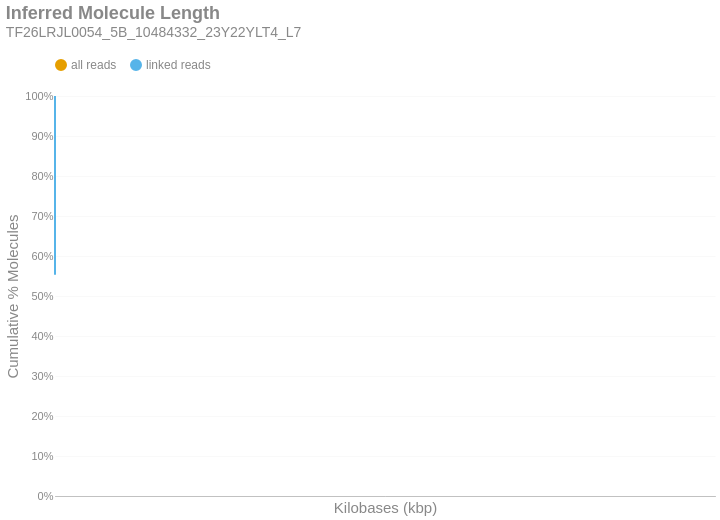

The code cell stored with this chart in its notebook:
### Markdown cell above
### Inferred Molecule Length
This is the cumulative frequency distribution of molecule lengths inferred from the first and last alignment positions along a contig for all alignments associated with a single linked-read barcode on a given contig.There are two distributions: one with `all` the alignments (yellow) and another with only `linked reads` (blue). The percent of molecules in the `linked reads` distribution is relative to the total number of linked molecules.

### Code cell
if SKIPLR:
    print_html(f"Skipped")
else:
    binned_df = consolidated_hist(valids['length_inferred']/1000, mask, 10, True)
    binned_df = binned_df.with_columns(
        pl.when(pl.col('bin').cast(pl.Utf8) == '0').then(pl.lit('1')).otherwise(pl.col('bin').cast(pl.Utf8)).alias('bin')
    )
    with SafeRender(binned_df):
        (
            density_plot(binned_df, 'Inferred Molecule Length', samplename, 'inferredlen')
            .transform_calculate(bin_kb='datum.bin / 1000')
            .encode(
                x=alt.X('bin_kb:Q', title="Kilobases (kbp)").scale(type='log', padding=0).axis(labelAngle=-40),
                y=alt.Y('value:Q', title='Cumulative % Molecules')
                    .axis(format='%')
                    .stack(False)
                    .scale(domainMin=0, domainMax=1,padding=0),
                color=alt.Color("key:N").scale(domain = ["all reads", "linked reads"]),
                tooltip = [
                    alt.Tooltip("key:N", title = "Data Type"),
                    alt.Tooltip("range_label:N", title="Kilobases"),
                    alt.Tooltip("value:Q", format = ".2%", title="% Molecules (Cum.)")
                ]
            )
        ).display()

### Figure 1 — Vega-Lite specification as saved in the notebook (floating-point values rounded to 4 significant figures)
{"width": "container", "height": 400, "config": {"title": {"anchor": "start", "dy": -15, "fontSize": 18, "color": "#888888", "subtitleColor": "#888888", "subtitleFontSize": 14}, "arc": {"fill": "#0072B2"}, "axis": {"domainColor": "#888888", "domainWidth": 0.5, "gridWidth": 0.2, "grid": false, "titleFontWeight": 400, "titleFontSize": 15, "labelFontSize": 11, "labelColor": "#888888", "tickColor": "#888888", "tickWidth": 0.2, "titleColor": "#888888"}, "axisBand": {"grid": false}, "axisX": {"grid": true, "tickSize": 10, "domainCap": "round"}, "axisY": {"domain": false, "grid": true, "tickSize": 0, "domainCap": "round"}, "background": "transparent", "header": {"labelFontSize": 15, "labelColor": "#888888", "titleFontSize": 15, "titleFontWeight": 600, "titleColor": "#888888"}, "legend": {"labelFont": "sans-serif", "labelFontSize": 12, "labelColor": "#888888", "symbolSize": 100, "symbolType": "circle", "titleFontSize": 12, "titlePadding": 10, "titleColor": "#888888", "title": null, "orient": "top"}, "range": {"category": ["#E69F00", "#56B4E9", "#009E73", "#F0E442", "#0072B2", "#D55E00", "#CC79A7", "#000000"], "diverging": ["#cfe8f3", "#a2d4ec", "#73bfe2", "#46abdb", "#1696d2", "#12719e"]}, "area": {"fill": "#0072B2", "fillOpacity": 0.7, "line": true, "strokeOpacity": 0.7}, "line": {"color": "#0072B2", "stroke": "#0072B2", "strokeWidth": 2}, "trail": {"color": "#0072B2", "stroke": "#0072B2", "strokeWidth": 0, "size": 1}, "point": {"filled": true, "fillOpacity": 1.0, "size": 95}, "text": {"color": "#888888", "fontSize": 11, "align": "right", "fontWeight": 400, "size": 11}, "bar": {"fill": "#0072B2", "stroke": null}, "view": {"stroke": null, "continuousWidth": 660, "continuousHeight": 400}}, "data": {"name": "data-d8216ff8727b049098210733ca59aa2e"}, "mark": {"type": "line", "interpolate": "monotone", "point": {"opacity": 0, "size": 275}}, "encoding": {"color": {"field": "key", "scale": {"domain": ["all reads", "linked reads"]}, "type": "nominal"}, "tooltip": [{"field": "key", "title": "Data Type", "type": "nominal"}, {"field": "range_label", "title": "Kilobases", "type": "nominal"}, {"field": "value", "format": ".2%", "title": "% Molecules (Cum.)", "type": "quantitative"}], "x": {"axis": {"labelAngle": -40}, "field": "bin_kb", "scale": {"type": "log", "padding": 0}, "title": "Kilobases (kbp)", "type": "quantitative"}, "y": {"axis": {"format": "%"}, "field": "value", "scale": {"domainMin": 0, "domainMax": 1, "padding": 0}, "stack": false, "title": "Cumulative % Molecules", "type": "quantitative"}}, "params": [{"name": "param_c36ac31b6afebe62", "select": {"type": "point", "fields": ["key"]}, "bind": "legend"}], "title": {"text": "Inferred Molecule Length", "subtitle": "TF26LRJL0054_5B_10484332_23Y22YLT4_L7"}, "transform": [{"fold": ["all reads (cumsum)", "linked reads (cumsum)"]}, {"calculate": "replace(datum.key, ' (cumsum)', '')", "as": "key"}, {"filter": {"param": "param_c36ac31b6afebe62"}}, {"calculate": "datum.bin / 1000", "as": "bin_kb"}], "usermeta": {"embedOptions": {"downloadFileName": "TF26LRJL0054_5B_10484332_23Y22YLT4_L7.inferredlen"}}, "$schema": "https://vega.github.io/schema/vega-lite/v6.4.1.json", "datasets": {"data-d8216ff8727b049098210733ca59aa2e": [{"bin": "0.0", "interval": "0.0-10.0", "all reads": 0.8229, "linked reads": 0.5533, "all reads (cumsum)": 0.8229, "linked reads (cumsum)": 0.5533, "range_label": "0-9"}, {"bin": "10.0", "interval": "10.0-20.0", "all reads": 0.1003, "linked reads": 0.2527, "all reads (cumsum)": 0.9233, "linked reads (cumsum)": 0.806, "range_label": "10-19"}, {"bin": "20.0", "interval": "20.0-30.0", "all reads": 0.04734, "linked reads": 0.1197, "all reads (cumsum)": 0.9706, "linked reads (cumsum)": 0.9257, "range_label": "20-29"}, {"bin": "30.0", "interval": "30.0-40.0", "all reads": 0.01917, "linked reads": 0.0484, "all reads (cumsum)": 0.9898, "linked reads (cumsum)": 0.9741, "range_label": "30-39"}, {"bin": "40.0", "interval": "40.0-50.0", "all reads": 0.007144, "linked reads": 0.01797, "all reads (cumsum)": 0.9969, "linked reads (cumsum)": 0.9921, "range_label": "40-49"}, {"bin": "50.0", "interval": "50.0-60.0", "all reads": 0.002091, "linked reads": 0.005333, "all reads (cumsum)": 0.999, "linked reads (cumsum)": 0.9974, "range_label": "50-59"}, {"bin": "60.0", "interval": "60.0-70.0", "all reads": 0.0006501, "linked reads": 0.001663, "all reads (cumsum)": 0.9996, "linked reads (cumsum)": 0.9991, "range_label": "60-69"}, {"bin": "70.0", "interval": "70.0-80.0", "all reads": 0.0002389, "linked reads": 0.0006114, "all reads (cumsum)": 0.9999, "linked reads (cumsum)": 0.9997, "range_label": "70-79"}, {"bin": "80.0", "interval": "80.0-90.0", "all reads": 8.103e-05, "linked reads": 0.0002076, "all reads (cumsum)": 1.0, "linked reads (cumsum)": 0.9999, "range_label": "80-89"}, {"bin": "90.0", "interval": "90.0-100.0", "all reads": 2.771e-05, "linked reads": 7.102e-05, "all reads (cumsum)": 1.0, "linked reads (cumsum)": 1.0, "range_label": "90-99"}, {"bin": "100.0", "interval": "100.0-110.0", "all reads": 7.918e-06, "linked reads": 2.029e-05, "all reads (cumsum)": 1.0, "linked reads (cumsum)": 1.0, "range_label": "100-109"}, {"bin": "110.0", "interval": "110.0-120.0", "all reads": 4.487e-06, "linked reads": 1.15e-05, "all reads (cumsum)": 1.0, "linked reads (cumsum)": 1.0, "range_label": "110-119"}, {"bin": "120.0", "interval": "120.0-130.0", "all reads": 7.918e-07, "linked reads": 2.029e-06, "all reads (cumsum)": 1.0, "linked reads (cumsum)": 1.0, "range_label": "120-129"}, {"bin": "130.0", "interval": "130.0-140.0", "all reads": 1.056e-06, "linked reads": 2.705e-06, "all reads (cumsum)": 1.0, "linked reads (cumsum)": 1.0, "range_label": "130-139"}, {"bin": "140.0", "interval": "140.0-150.0", "all reads": 2.639e-07, "linked reads": 6.763e-07, "all reads (cumsum)": 1.0, "linked reads (cumsum)": 1.0, "range_label": "140-149"}, {"bin": "150.0", "interval": "150.0-160.0", "all reads": 2.639e-07, "linked reads": 6.763e-07, "all reads (cumsum)": 1.0, "linked reads (cumsum)": 1.0, "range_label": "150-159"}]}}
